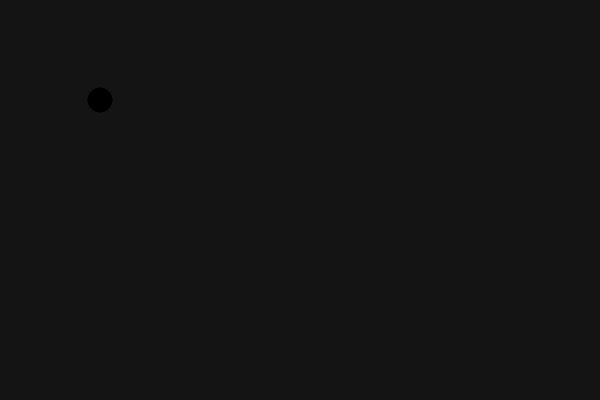
Frame 1 (no input)
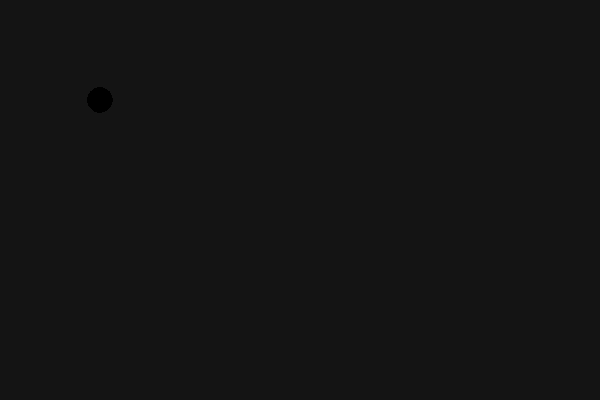
Frame 60 (no input)
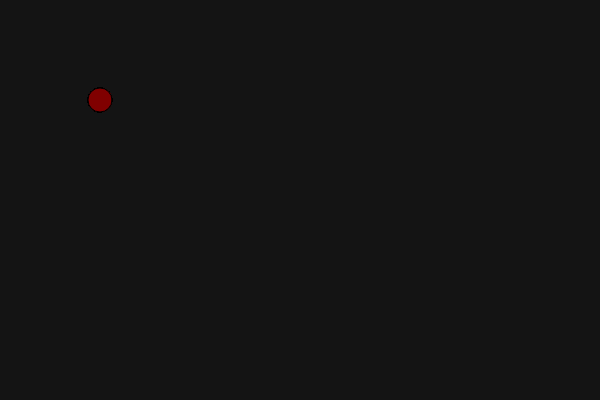
Frame 120 (the mouse pressed at the canvas centre since frame 60)

The p5.js sketch that drew these frames (run headless with seeded random() and noise() and a simulated clock; from frame 60 on, the mouse is pressed at the canvas centre):

// p5.js sketch
// ── sketch.js
var p = {x : 100, y : 50};
var col = {r : 255, g : 0, b : 0};

function setup() {
  createCanvas(600,400);
  background(20);
}

function draw() {
  col.r = map(mouseX, 0, width, 0, 255);
  fill(col.r, col.g, col.b);
  ellipse(p.x, 100, 24, 24);
}
